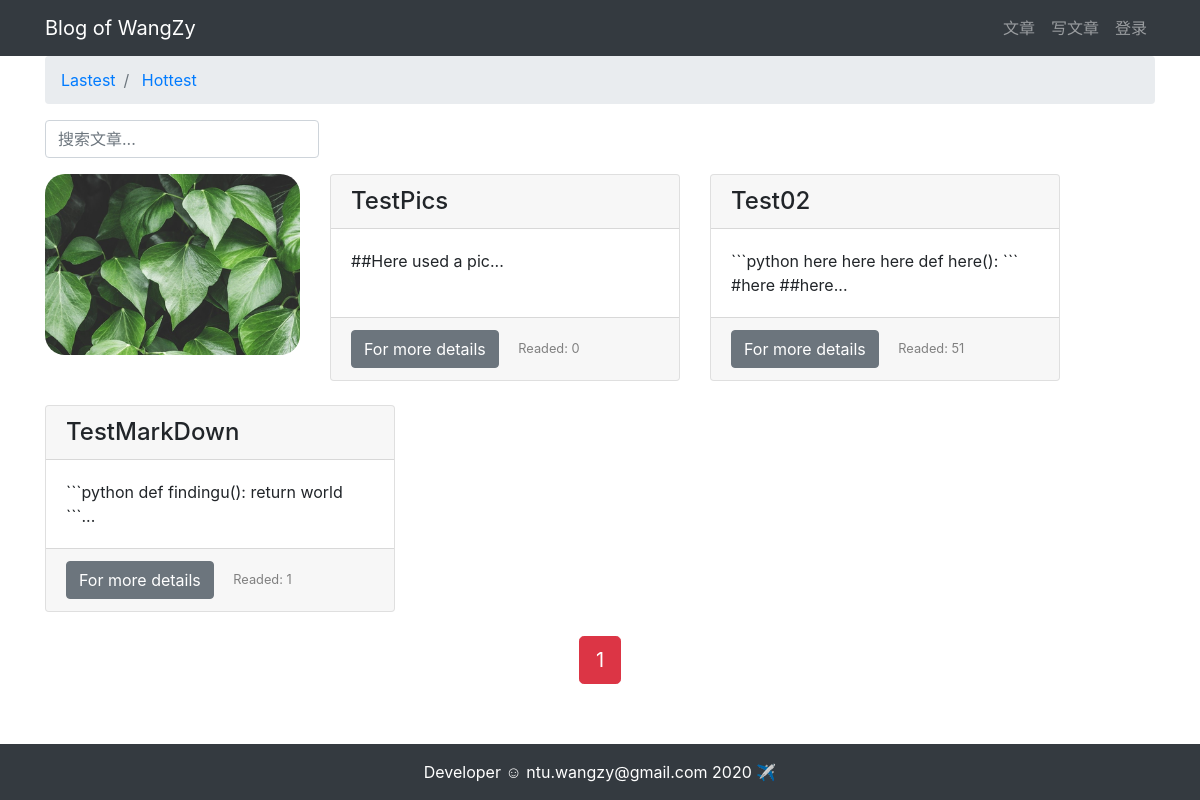
Page /article/article-list/ on the committed database.
### article/models.py (models this page shows, shortened)
class ArticlePost(models.Model):
    author = models.ForeignKey(User, on_delete=models.CASCADE)
    title = models.CharField(max_length=100)
    body = models.TextField()
    created = models.DateTimeField(default=timezone.now)
    updated = models.DateTimeField(auto_now=True)
    total_views = models.PositiveIntegerField(default=0)
    avatar = models.ImageField(upload_to='article/%Y%m%d/', blank=True)
    class Meta:
        ordering = ('-created',)

### article/views.py (the view)
# urls.py: path('article-list/', views.article_list, name='article_list'),
def article_list(request):
    search = request.GET.get('search')
    order = request.GET.get('order')
    if search:
        if order == 'total_views':
            article_list = ArticlePost.objects.filter(
                Q(title__icontains=search) |
                Q(body__icontains=search)
            ).order_by('-total_views')
        else:
            article_list = ArticlePost.objects.filter(
                Q(title__icontains=search) |
                Q(body__icontains=search)
            )
    else:
        search = ''
        if order == 'total_views':
            article_list = ArticlePost.objects.all().order_by('-total_views')
        else:
            article_list = ArticlePost.objects.all()
    paginator = Paginator(article_list, 3)
    page = request.GET.get('page')
    articles = paginator.get_page(page)
    context = { 'articles': articles, 'order': order, 'search': search }
    return render(request, 'article/list.html', context)

### templates/article/list.html (shortened to what this page needs)
{% extends "base.html" %}
{% load staticfiles %}
{% block content %}
<div class="container">
	<nav aria-label="breadcrumb">
        <ol class="breadcrumb">
            <li class="breadcrumb-item">
                <a href="{% url 'article:article_list' %}?search={{ search }}">
                    Lastest
                </a>
            </li>
            <li class="breadcrumb-item">
                <a href="{% url 'article:article_list' %}?order=total_views&search={{ search }}">
                    Hottest
                </a>
            </li>
        </ol>
    </nav>
    <div class="row">
        <div class="col-auto mr-auto">
            <form class="form-inline" >
                <input type="text"
                    class="form-control mb-2 mr-sm-2"
                    name="search"
                    placeholder="搜索文章..."
                    required
                >
            </form>
        </div>
    </div>
    <div class="row mt-2">
        {% for article in articles %}
        {% if article.avatar %}
            <div class="col-3">
                <img src="{{ article.avatar.url }}"
                     alt="avatar"
                     style="max-width:100%; border-radius: 20px"
                >
            </div>
        {% endif %}
        <div class="col-4 mb-4">
            <div class="card h-100">
                <h4 class="card-header">{{ article.title }}</h4>
                <div class="card-body">
                    <p class="card-text">{{ article.body|slice:'100' }}...</p>
                </div>
                <div class="card-footer">
                    <a href="{% url 'article:article_detail' article.id %}" class="btn btn-secondary">For more details</a>
                    <span>
        <small class="col align-self-end" style="color: gray;">
            Readed: {{ article.total_views }}
        </small>
    </span>
                </div>
            </div>
        </div>
        {% endfor %}
    </div>
<div class="pagination row">
    <div class="m-auto">
        <span class="step-links">
            <span class="current btn btn-danger btn-lg">
                {{ articles.number }}
            </span>
        </span>
    </div>
</div>
</div>
{% endblock content %}

### templates/base.html (shortened to what this page needs)
    使用 Django 3 学习的读者改为 {% load static %}
{% load staticfiles %}
<!DOCTYPE html>
<html lang="zh-cn">
<head>
    <link rel="stylesheet" href="{% static 'bootstrap/css/bootstrap.min.css' %}">
    <link rel="stylesheet" href="{% static 'md_css/fruity.css' %}">
</head>
<body>
    {% include 'header.html' %}
    {% block content %}{% endblock content %}
    {% include 'footer.html' %}
</body>
</html>

### templates/header.html (shortened to what this page needs)
<nav class="navbar navbar-expand-lg navbar-dark bg-dark">
  <div class="container">
    <a class="navbar-brand" href="#">Blog of WangZy</a>
    <div>
      <ul class="navbar-nav">
        <li class="nav-item">
          <a class="nav-link" href="{% url 'article:article_list' %}">文章</a>
        </li>
        <li class="nav-item">
          <a class="nav-link" href="{% url 'article:article_create' %}">写文章</a>
        </li>
        {% if user.is_authenticated %}
        <li class="nav-item dropdown">
            <a class="nav-link dropdown-toggle" href="#" id="navbarDropdown" role="button" data-toggle="dropdown" aria-haspopup="true" aria-expanded="false">
              {{ user.username }}
            </a>
            <div class="dropdown-menu" aria-labelledby="navbarDropdown">
              <a class="dropdown-item" href='{% url "userprofile:edit" user.id %}'>个人信息</a>
              <a class="dropdown-item" href='{% url "userprofile:logout" %}'>退出登录</a>
            </div>
        </li>
    {% else %}
        <li class="nav-item">
            <a class="nav-link" href="{% url 'userprofile:login' %}">登录</a>
        </li>
    {% endif %}
</ul>
    </div>
  </div>
</nav>

### templates/footer.html
{% load staticfiles %}
<div>
    <br><br><br>
</div>
<footer class="py-3 bg-dark fixed-bottom">
    <div class="container">
        <p class="m-0 text-center text-white">Developer &#9786; ntu.wangzy@gmail.com 2020 &#9992;</p>
    </div>
</footer>

### rows in the picture
ArticlePost: avatar (picture), title "TestPics", body "##Here used a pic", total_views "0"
ArticlePost: title "Test02", body "```python here here here def here(): ``` #here ##here", total_views "51"
ArticlePost: title "TestMarkDown", body "```python def findingu(): return world ```", total_views "1"

### other values in the picture
{{ articles.number }} "1"
